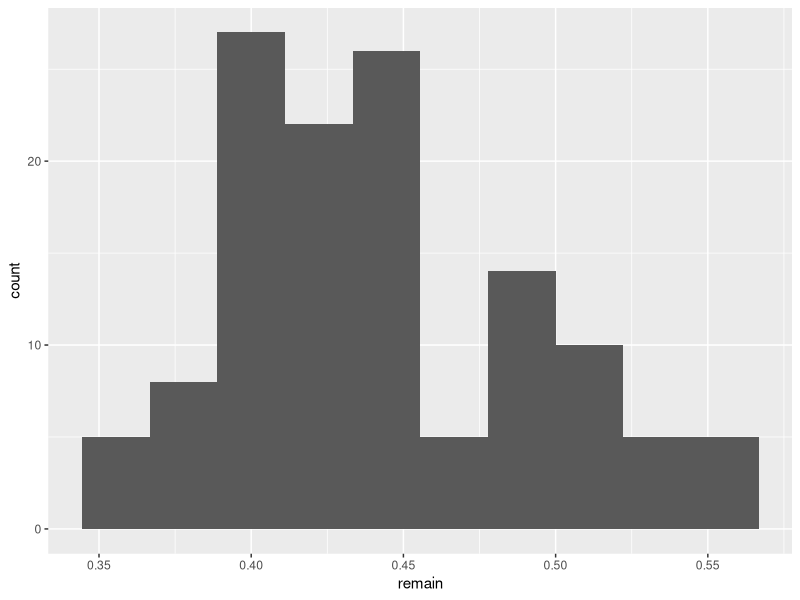
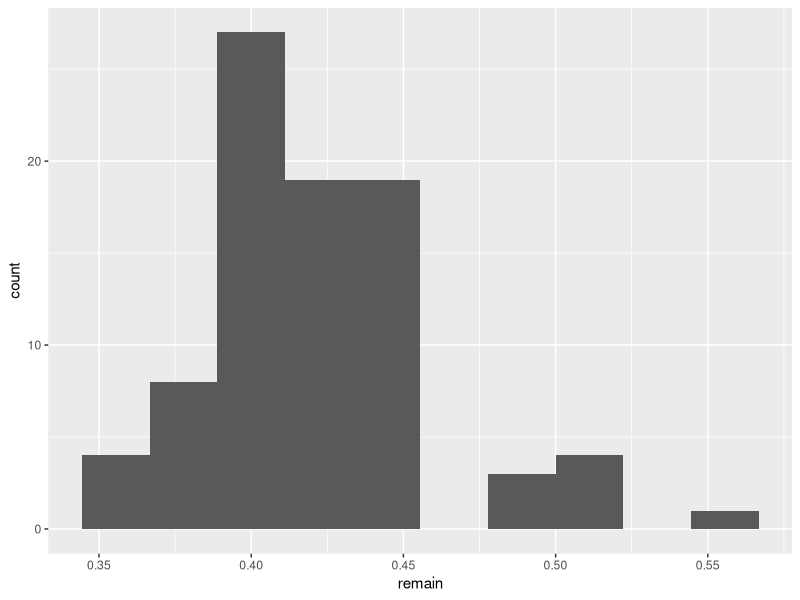
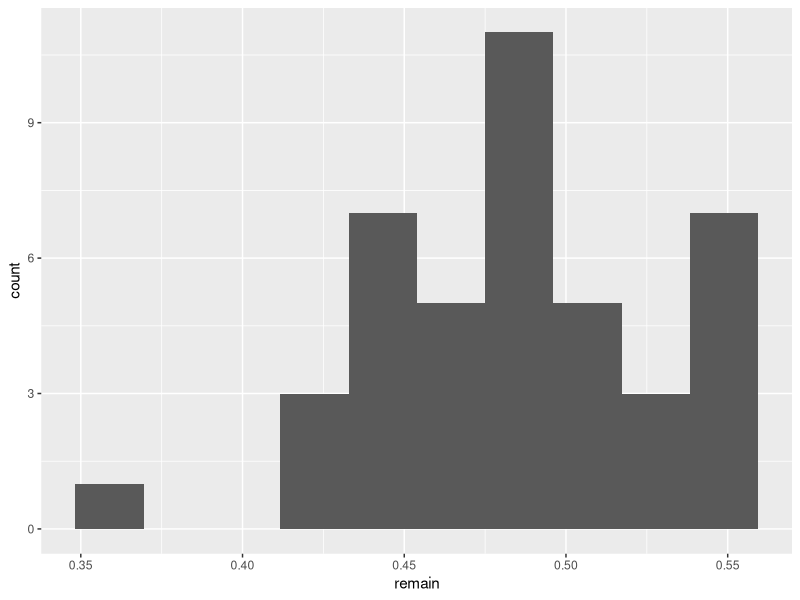
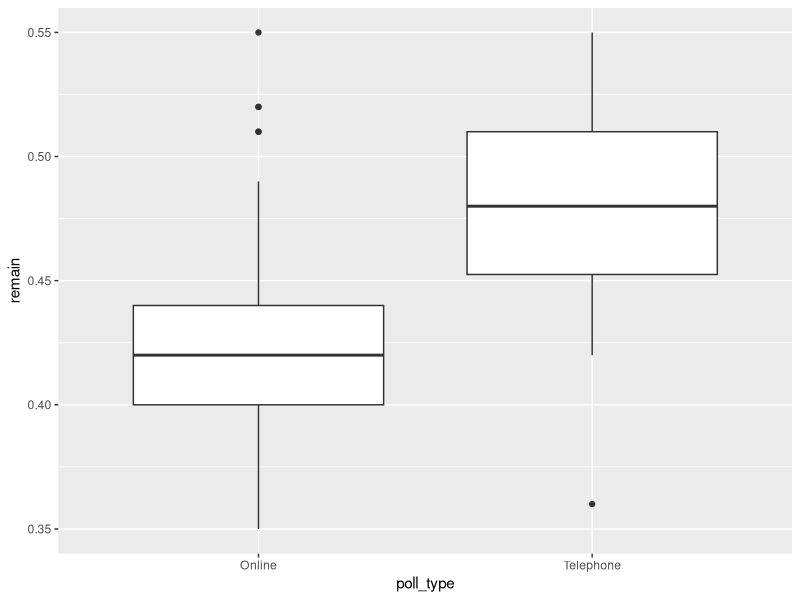
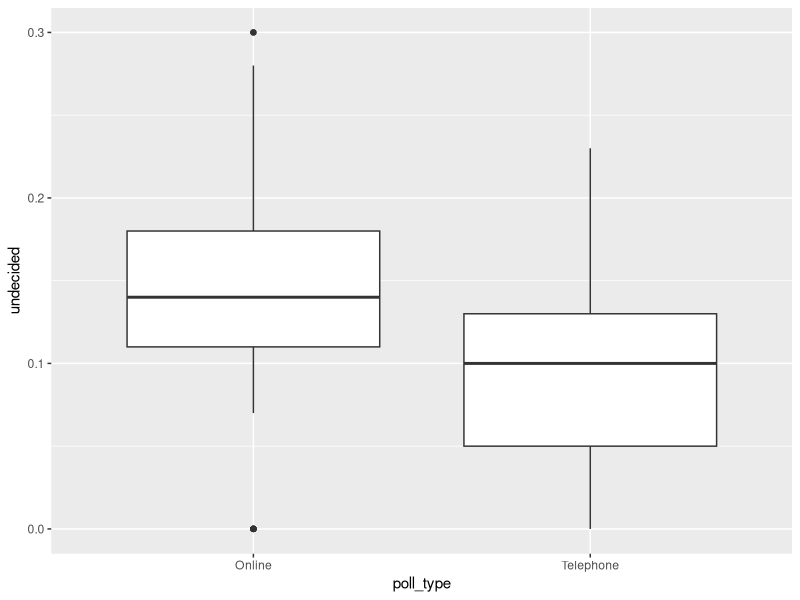

The R source for these figures, in order:
## ---- chunk 1
knitr::opts_chunk$set(echo = TRUE)
## ---- chunk 2
library(tidyverse)
brexit <- read_csv("brexit.csv")
ggplot(data=brexit,aes(x=remain)) + 
  geom_histogram(bins = 10)
## ---- chunk 3
online <- brexit %>% filter(poll_type=="Online")
phone <- brexit %>% filter(poll_type=="Telephone")
ggplot(data=online,aes(x=remain)) + 
  geom_histogram(bins=10)
ggplot(data=phone,aes(x=remain)) + 
  geom_histogram(bins=10)
## ---- chunk 4
brexit %>% 
  group_by(poll_type) %>% 
  summarize(median_remain=median(remain),mean_remain=mean(remain))
## ---- chunk 5
sd(online$remain)
sd(phone$remain)
## ---- chunk 6
ggplot(data=brexit,aes(y=remain,group=poll_type,x=poll_type)) + 
  geom_boxplot()
## ---- chunk 7
max(online$remain)
summary(phone$remain)
0.51+(0.51-0.4525)
## ---- chunk 8
median(brexit$remain)
## ---- chunk 9
brexit %>% group_by(poll_type) %>% summarize(mean_leave=mean(leave))
## ---- chunk 10
ggplot(data=brexit,aes(y=undecided,group=poll_type,x=poll_type)) + 
  geom_boxplot()
